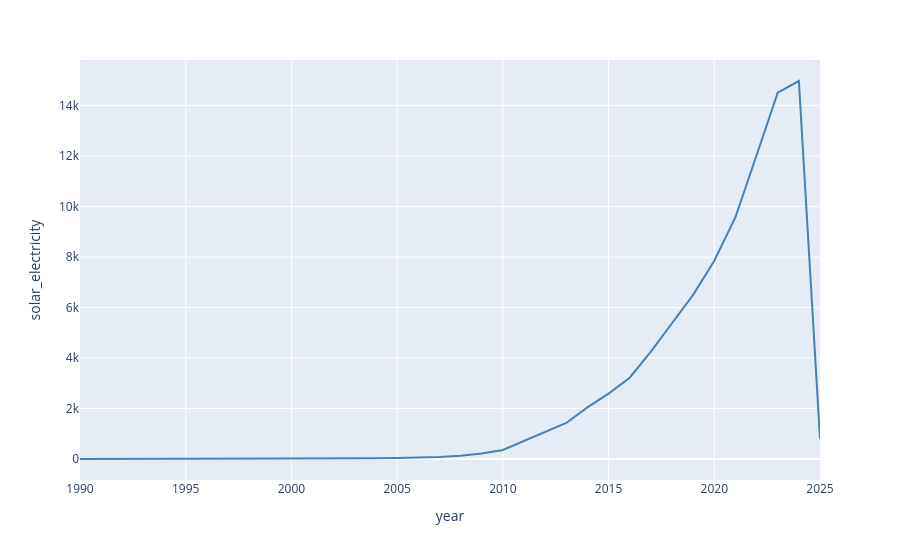
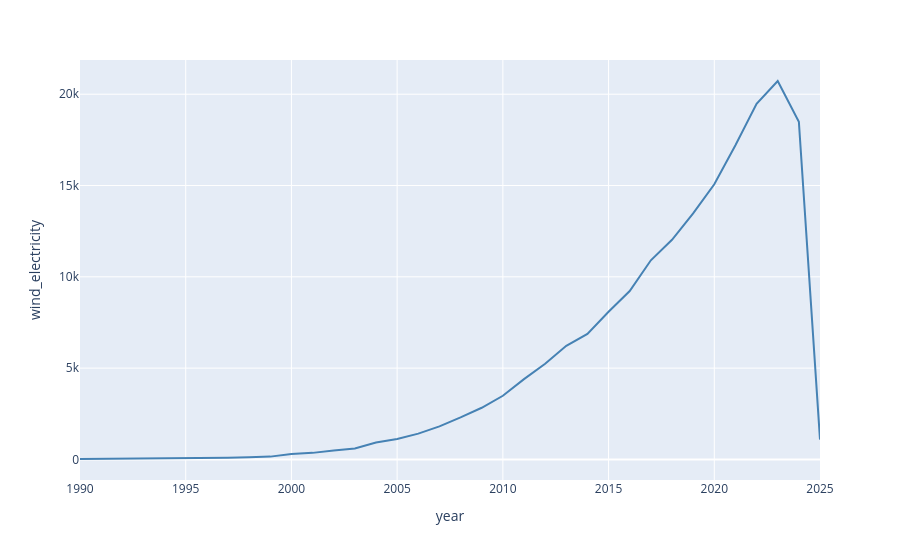
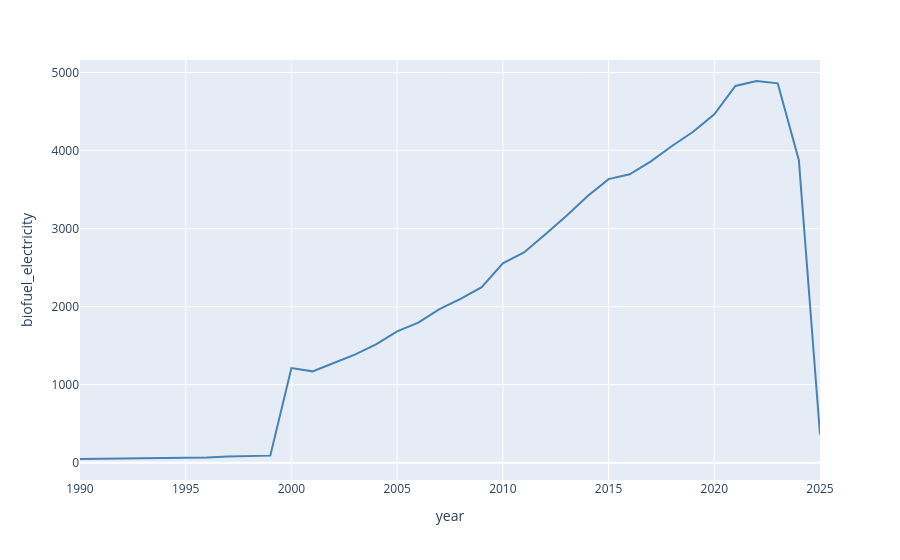
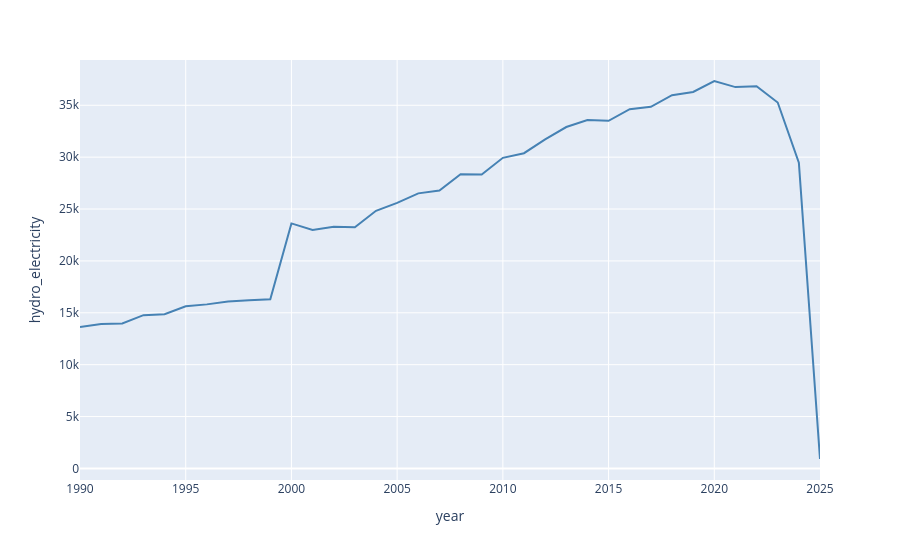

The notebook cell saved with these charts, in order:
### Markdown cell above
**Energy Overtime (Time Series Analysis)**

### Code cell
for col in energy_clean[['solar_electricity', 'wind_electricity',
                         'biofuel_electricity','hydro_electricity','nuclear_electricity',
                         'renewables_electricity','traditional_non_renewables']]:
    total=energy_clean.groupby('year')[col].sum().reset_index()
    fig= px.line(total,x='year',y=col,
                   color_discrete_sequence=['steelblue'])
    fig.show()

### Figure 1 — Plotly figure (JSON) as saved in the notebook; plotly's stock layout.template omitted (floating-point values rounded to 4 significant figures)
{"data": [{"hovertemplate": "year=%{x}<br>solar_electricity=%{y}<extra></extra>", "legendgroup": "", "line": {"color": "steelblue", "dash": "solid"}, "marker": {"symbol": "circle"}, "mode": "lines", "name": "", "orientation": "v", "showlegend": false, "type": "scatter", "x": [1990, 1991, 1992, 1993, 1994, 1995, 1996, 1997, 1998, 1999, 2000, 2001, 2002, 2003, 2004, 2005, 2006, 2007, 2008, 2009, 2010, 2011, 2012, 2013, 2014, 2015, 2016, 2017, 2018, 2019, 2020, 2021, 2022, 2023, 2024, 2025], "xaxis": "x", "y": [2.33, 3.05, 2.83, 3.34, 3.6, 3.86, 4.29, 4.61, 4.96, 5.62, 10.23, 13.89, 17.53, 21.72, 29.05, 42.32, 59.08, 80.08, 131.1, 220.1, 358.4, 707.6, 1075.0, 1430.0, 2045.0, 2592.0, 3220.0, 4253.0, 5379.0, 6504.0, 7855.0, 9578.0, 12030.0, 14510.0, 14970.0, 802.0], "yaxis": "y"}], "layout": {"legend": {"tracegroupgap": 0}, "margin": {"t": 60}, "xaxis": {"anchor": "y", "domain": [0, 1], "title": {"text": "year"}}, "yaxis": {"anchor": "x", "domain": [0, 1], "title": {"text": "solar_electricity"}}}}

### Figure 2 — Plotly figure (JSON) as saved in the notebook; plotly's stock layout.template omitted (floating-point values rounded to 4 significant figures)
{"data": [{"hovertemplate": "year=%{x}<br>wind_electricity=%{y}<extra></extra>", "legendgroup": "", "line": {"color": "steelblue", "dash": "solid"}, "marker": {"symbol": "circle"}, "mode": "lines", "name": "", "orientation": "v", "showlegend": false, "type": "scatter", "x": [1990, 1991, 1992, 1993, 1994, 1995, 1996, 1997, 1998, 1999, 2000, 2001, 2002, 2003, 2004, 2005, 2006, 2007, 2008, 2009, 2010, 2011, 2012, 2013, 2014, 2015, 2016, 2017, 2018, 2019, 2020, 2021, 2022, 2023, 2024, 2025], "xaxis": "x", "y": [23.32, 26.76, 31.44, 38.51, 49.62, 57.19, 64.04, 85.48, 116.3, 153.9, 293.8, 358.9, 494.4, 596.8, 922.1, 1120.0, 1411.0, 1811.0, 2300.0, 2829.0, 3486.0, 4398.0, 5242.0, 6221.0, 6878.0, 8085.0, 9223.0, 10910.0, 12030.0, 13470.0, 15070.0, 17210.0, 19470.0, 20720.0, 18500.0, 1087.0], "yaxis": "y"}], "layout": {"legend": {"tracegroupgap": 0}, "margin": {"t": 60}, "xaxis": {"anchor": "y", "domain": [0, 1], "title": {"text": "year"}}, "yaxis": {"anchor": "x", "domain": [0, 1], "title": {"text": "wind_electricity"}}}}

### Figure 3 — Plotly figure (JSON) as saved in the notebook; plotly's stock layout.template omitted (floating-point values rounded to 4 significant figures)
{"data": [{"hovertemplate": "year=%{x}<br>biofuel_electricity=%{y}<extra></extra>", "legendgroup": "", "line": {"color": "steelblue", "dash": "solid"}, "marker": {"symbol": "circle"}, "mode": "lines", "name": "", "orientation": "v", "showlegend": false, "type": "scatter", "x": [1990, 1991, 1992, 1993, 1994, 1995, 1996, 1997, 1998, 1999, 2000, 2001, 2002, 2003, 2004, 2005, 2006, 2007, 2008, 2009, 2010, 2011, 2012, 2013, 2014, 2015, 2016, 2017, 2018, 2019, 2020, 2021, 2022, 2023, 2024, 2025], "xaxis": "x", "y": [46.98, 49.14, 51.4, 55.81, 59.41, 66.61, 65.48, 78.94, 87.65, 90.15, 1212.0, 1170.0, 1278.0, 1385.0, 1517.0, 1682.0, 1795.0, 1967.0, 2098.0, 2250.0, 2554.0, 2694.0, 2926.0, 3162.0, 3415.0, 3634.0, 3695.0, 3862.0, 4058.0, 4241.0, 4464.0, 4827.0, 4891.0, 4862.0, 3876.0, 362.2], "yaxis": "y"}], "layout": {"legend": {"tracegroupgap": 0}, "margin": {"t": 60}, "xaxis": {"anchor": "y", "domain": [0, 1], "title": {"text": "year"}}, "yaxis": {"anchor": "x", "domain": [0, 1], "title": {"text": "biofuel_electricity"}}}}

### Figure 4 — Plotly figure (JSON) as saved in the notebook; plotly's stock layout.template omitted (floating-point values rounded to 4 significant figures)
{"data": [{"hovertemplate": "year=%{x}<br>hydro_electricity=%{y}<extra></extra>", "legendgroup": "", "line": {"color": "steelblue", "dash": "solid"}, "marker": {"symbol": "circle"}, "mode": "lines", "name": "", "orientation": "v", "showlegend": false, "type": "scatter", "x": [1990, 1991, 1992, 1993, 1994, 1995, 1996, 1997, 1998, 1999, 2000, 2001, 2002, 2003, 2004, 2005, 2006, 2007, 2008, 2009, 2010, 2011, 2012, 2013, 2014, 2015, 2016, 2017, 2018, 2019, 2020, 2021, 2022, 2023, 2024, 2025], "xaxis": "x", "y": [13630.0, 13930.0, 13980.0, 14780.0, 14860.0, 15620.0, 15810.0, 16090.0, 16210.0, 16300.0, 23620.0, 22980.0, 23280.0, 23240.0, 24830.0, 25600.0, 26510.0, 26780.0, 28360.0, 28330.0, 29930.0, 30380.0, 31710.0, 32900.0, 33570.0, 33500.0, 34620.0, 34850.0, 35970.0, 36280.0, 37340.0, 36750.0, 36840.0, 35270.0, 29470.0, 910.1], "yaxis": "y"}], "layout": {"legend": {"tracegroupgap": 0}, "margin": {"t": 60}, "xaxis": {"anchor": "y", "domain": [0, 1], "title": {"text": "year"}}, "yaxis": {"anchor": "x", "domain": [0, 1], "title": {"text": "hydro_electricity"}}}}
